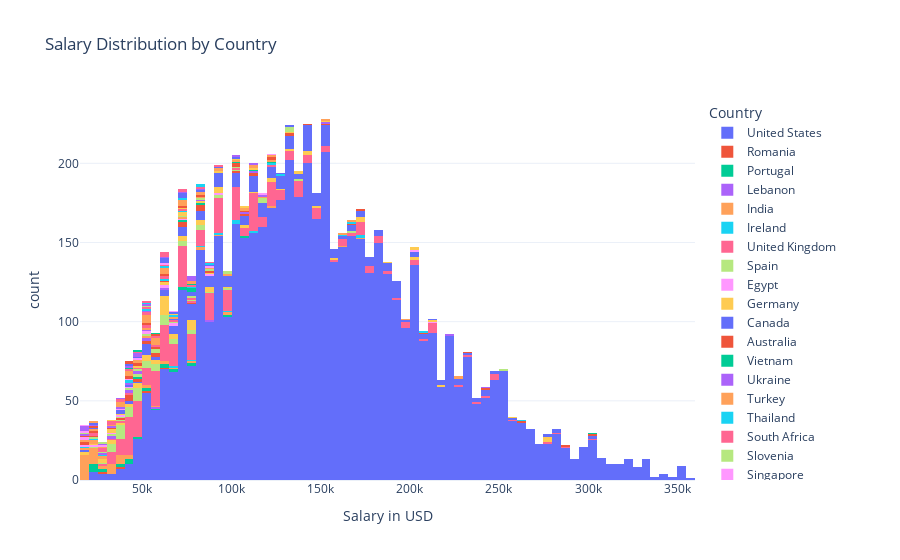

This figure's notebook cell:
### Markdown cell above
It seems we are dealing with a fine bell curve which means the nature of our graph is that of gaussian nature. Due to this we can use z-score technique to calculate what should be considered outliers.

### Code cell
import plotly.express as px

# Lets firstly remove the outliers in salary_in_usd as there are values quadruple that of the average salary
import z_score
dfOutliers = df.copy()
dfOutliers['salary_in_usd'] = z_score.calculateList(df['salary_in_usd'], drop=True)
# Here we use z-Score, a method Magnus made (ik alt behøves være lavet i fælleskab xd) to remove the outliers in the salary column

hist_fig = px.histogram(dfOutliers, x='salary_in_usd', color='company_location',
                        title='Salary Distribution by Country',
                        labels={'salary_in_usd': 'Salary in USD', 'company_location': 'Country'},
                        template='plotly_white')

hist_fig.show()

### Figure 1 — Plotly figure (JSON) as saved in the notebook; plotly's stock layout.template omitted (floating-point values rounded to 4 significant figures; data arrays with more than 128 entries replaced by an {"elided": "..."} marker saying what was removed)
{"data": [{"alignmentgroup": "True", "bingroup": "x", "hovertemplate": "Country=United States<br>Salary in USD=%{x}<br>count=%{y}<extra></extra>", "legendgroup": "United States", "marker": {"color": "#636efa", "pattern": {"shape": ""}}, "name": "United States", "offsetgroup": "United States", "orientation": "v", "showlegend": true, "type": "histogram", "x": {"elided": "5354 int values"}, "xaxis": "x", "yaxis": "y"}, {"alignmentgroup": "True", "bingroup": "x", "hovertemplate": "Country=Romania<br>Salary in USD=%{x}<br>count=%{y}<extra></extra>", "legendgroup": "Romania", "marker": {"color": "#EF553B", "pattern": {"shape": ""}}, "name": "Romania", "offsetgroup": "Romania", "orientation": "v", "showlegend": true, "type": "histogram", "x": [26000, 38868, 53984, 60000], "xaxis": "x", "yaxis": "y"}, {"alignmentgroup": "True", "bingroup": "x", "hovertemplate": "Country=Portugal<br>Salary in USD=%{x}<br>count=%{y}<extra></extra>", "legendgroup": "Portugal", "marker": {"color": "#00cc96", "pattern": {"shape": ""}}, "name": "Portugal", "offsetgroup": "Portugal", "orientation": "v", "showlegend": true, "type": "histogram", "x": [77777, 66666, 105000, 95000, 21593, 53984, 43187, 48585, 43187, 24940, 23753, 27000, 75577, 70179, 37788, 63040, 36773, 73546, 42026, 69344, 29944, 55685, 21013, 60757, 22809, 50180], "xaxis": "x", "yaxis": "y"}, {"alignmentgroup": "True", "bingroup": "x", "hovertemplate": "Country=Lebanon<br>Salary in USD=%{x}<br>count=%{y}<extra></extra>", "legendgroup": "Lebanon", "marker": {"color": "#ab63fa", "pattern": {"shape": ""}}, "name": "Lebanon", "offsetgroup": "Lebanon", "orientation": "v", "showlegend": true, "type": "histogram", "x": [85000, 58500], "xaxis": "x", "yaxis": "y"}, {"alignmentgroup": "True", "bingroup": "x", "hovertemplate": "Country=India<br>Salary in USD=%{x}<br>count=%{y}<extra></extra>", "legendgroup": "India", "marker": {"color": "#FFA15A", "pattern": {"shape": ""}}, "name": "India", "offsetgroup": "India", "orientation": "v", "showlegend": true, "type": "histogram", "x": [95000, 80000, 120000, 172700, 82900, 60207, 18000, 20673, 38915, 43779, 36483, 160000, 24322, 38915, 32834, 35000, 20673, 17025, 17025, 18241, 30000, 15809, 18160, 16417, 60805, 50000, 20984, 23000, 15897, 18314, 56723, 35610, 38154, 22892, 95386, 30523, 76309, 17805, 30523, 17805, 18053, 54094, 16904, 40570, 20000, 30428, 29751, 28399, 21637, 66265, 16904, 16228, 24342, 22611, 33808, 19609, 94665, 40481], "xaxis": "x", "yaxis": "y"}, {"alignmentgroup": "True", "bingroup": "x", "hovertemplate": "Country=Ireland<br>Salary in USD=%{x}<br>count=%{y}<extra></extra>", "legendgroup": "Ireland", "marker": {"color": "#19d3f3", "pattern": {"shape": ""}}, "name": "Ireland", "offsetgroup": "Ireland", "orientation": "v", "showlegend": true, "type": "histogram", "x": [100000, 94444, 75577, 171250, 113750, 97171, 80976, 102569, 172309, 68293], "xaxis": "x", "yaxis": "y"}, {"alignmentgroup": "True", "bingroup": "x", "hovertemplate": "Country=United Kingdom<br>Salary in USD=%{x}<br>count=%{y}<extra></extra>", "legendgroup": "United Kingdom", "marker": {"color": "#FF6692", "pattern": {"shape": ""}}, "name": "United Kingdom", "offsetgroup": "United Kingdom", "orientation": "v", "showlegend": true, "type": "histogram", "x": {"elided": "408 int values"}, "xaxis": "x", "yaxis": "y"}, {"alignmentgroup": "True", "bingroup": "x", "hovertemplate": "Country=Spain<br>Salary in USD=%{x}<br>count=%{y}<extra></extra>", "legendgroup": "Spain", "marker": {"color": "#B6E880", "pattern": {"shape": ""}}, "name": "Spain", "offsetgroup": "Spain", "orientation": "v", "showlegend": true, "type": "histogram", "x": [139777, 93222, 64781, 41027, 43187, 31310, 48585, 38868, 64781, 32811, 38868, 64781, 53444, 45150, 91773, 77737, 64311, 71259, 41027, 80976, 66940, 75038, 64781, 86374, 48585, 21593, 59382, 48585, 38868, 56143, 51824, 253750, 169200, 59382, 51824, 41027, 95000, 80000, 73546, 36773, 47280, 37824, 50432, 39925, 68293, 42026, 27317, 36773, 31520, 84053, 73546, 31520, 42026, 31520, 63040, 47280, 47282, 55000, 69741, 37825, 46809, 79833, 38776], "xaxis": "x", "yaxis": "y"}, {"alignmentgroup": "True", "bingroup": "x", "hovertemplate": "Country=Egypt<br>Salary in USD=%{x}<br>count=%{y}<extra></extra>", "legendgroup": "Egypt", "marker": {"color": "#FF97FF", "pattern": {"shape": ""}}, "name": "Egypt", "offsetgroup": "Egypt", "orientation": "v", "showlegend": true, "type": "histogram", "x": [212000, 93300, 22800], "xaxis": "x", "yaxis": "y"}, {"alignmentgroup": "True", "bingroup": "x", "hovertemplate": "Country=Germany<br>Salary in USD=%{x}<br>count=%{y}<extra></extra>", "legendgroup": "Germany", "marker": {"color": "#FECB52", "pattern": {"shape": ""}}, "name": "Germany", "offsetgroup": "Germany", "orientation": "v", "showlegend": true, "type": "histogram", "x": [212000, 93300, 16666, 60462, 275000, 121200, 95012, 42107, 35000, 64781, 107968, 90599, 64781, 77737, 113366, 204060, 140358, 59382, 48644, 204500, 142200, 120000, 275000, 174000, 70179, 43187, 60462, 124163, 215936, 72338, 64781, 107968, 86374, 275000, 174000, 26992, 73546, 60938, 64090, 60938, 66192, 33000, 34672, 75648, 126080, 84053, 50000, 50432, 60938, 65666, 84053, 52533, 55475, 155499, 84053, 130026, 63831, 79197, 76833, 94564, 85000, 76833, 65013, 25532, 63831, 141846, 24823, 90734, 88654, 173762, 47899, 49268, 54742, 59303, 15966, 79833, 62726, 148261], "xaxis": "x", "yaxis": "y"}, {"alignmentgroup": "True", "bingroup": "x", "hovertemplate": "Country=Canada<br>Salary in USD=%{x}<br>count=%{y}<extra></extra>", "legendgroup": "Canada", "marker": {"color": "#636efa", "pattern": {"shape": ""}}, "name": "Canada", "offsetgroup": "Canada", "orientation": "v", "showlegend": true, "type": "histogram", "x": {"elided": "243 int values"}, "xaxis": "x", "yaxis": "y"}, {"alignmentgroup": "True", "bingroup": "x", "hovertemplate": "Country=Australia<br>Salary in USD=%{x}<br>count=%{y}<extra></extra>", "legendgroup": "Australia", "marker": {"color": "#EF553B", "pattern": {"shape": ""}}, "name": "Australia", "offsetgroup": "Australia", "orientation": "v", "showlegend": true, "type": "histogram", "x": [133000, 58300, 74276, 70230, 242000, 106200, 47238, 42030, 113563, 102927, 114979, 287500, 207500, 81838, 165000, 142500, 300000, 260000, 70000, 50000, 40000, 40000, 171000, 83171, 45050, 53368, 133766, 83864, 83171, 150000, 75050, 42028], "xaxis": "x", "yaxis": "y"}, {"alignmentgroup": "True", "bingroup": "x", "hovertemplate": "Country=Vietnam<br>Salary in USD=%{x}<br>count=%{y}<extra></extra>", "legendgroup": "Vietnam", "marker": {"color": "#00cc96", "pattern": {"shape": ""}}, "name": "Vietnam", "offsetgroup": "Vietnam", "orientation": "v", "showlegend": true, "type": "histogram", "x": [84000, 48000, 72000], "xaxis": "x", "yaxis": "y"}, {"alignmentgroup": "True", "bingroup": "x", "hovertemplate": "Country=Ukraine<br>Salary in USD=%{x}<br>count=%{y}<extra></extra>", "legendgroup": "Ukraine", "marker": {"color": "#ab63fa", "pattern": {"shape": ""}}, "name": "Ukraine", "offsetgroup": "Ukraine", "orientation": "v", "showlegend": true, "type": "histogram", "x": [50000, 240000, 220000, 50000, 108000, 60000], "xaxis": "x", "yaxis": "y"}, {"alignmentgroup": "True", "bingroup": "x", "hovertemplate": "Country=Turkey<br>Salary in USD=%{x}<br>count=%{y}<extra></extra>", "legendgroup": "Turkey", "marker": {"color": "#FFA15A", "pattern": {"shape": ""}}, "name": "Turkey", "offsetgroup": "Turkey", "orientation": "v", "showlegend": true, "type": "histogram", "x": [18381, 20000, 25000, 20171, 28016], "xaxis": "x", "yaxis": "y"}, {"alignmentgroup": "True", "bingroup": "x", "hovertemplate": "Country=Thailand<br>Salary in USD=%{x}<br>count=%{y}<extra></extra>", "legendgroup": "Thailand", "marker": {"color": "#19d3f3", "pattern": {"shape": ""}}, "name": "Thailand", "offsetgroup": "Thailand", "orientation": "v", "showlegend": true, "type": "histogram", "x": [29301, 24613, 15000], "xaxis": "x", "yaxis": "y"}, {"alignmentgroup": "True", "bingroup": "x", "hovertemplate": "Country=South Africa<br>Salary in USD=%{x}<br>count=%{y}<extra></extra>", "legendgroup": "South Africa", "marker": {"color": "#FF6692", "pattern": {"shape": ""}}, "name": "South Africa", "offsetgroup": "South Africa", "orientation": "v", "showlegend": true, "type": "histogram", "x": [40581, 38629, 124935, 76050, 34482], "xaxis": "x", "yaxis": "y"}, {"alignmentgroup": "True", "bingroup": "x", "hovertemplate": "Country=Slovenia<br>Salary in USD=%{x}<br>count=%{y}<extra></extra>", "legendgroup": "Slovenia", "marker": {"color": "#B6E880", "pattern": {"shape": ""}}, "name": "Slovenia", "offsetgroup": "Slovenia", "orientation": "v", "showlegend": true, "type": "histogram", "x": [46426, 38868, 75577, 48585, 102839, 24823], "xaxis": "x", "yaxis": "y"}, {"alignmentgroup": "True", "bingroup": "x", "hovertemplate": "Country=Singapore<br>Salary in USD=%{x}<br>count=%{y}<extra></extra>", "legendgroup": "Singapore", "marker": {"color": "#FF97FF", "pattern": {"shape": ""}}, "name": "Singapore", "offsetgroup": "Singapore", "orientation": "v", "showlegend": true, "type": "histogram", "x": [74883, 17511, 65257, 66970, 89294], "xaxis": "x", "yaxis": "y"}, {"alignmentgroup": "True", "bingroup": "x", "hovertemplate": "Country=Sweden<br>Salary in USD=%{x}<br>count=%{y}<extra></extra>", "legendgroup": "Sweden", "marker": {"color": "#FECB52", "pattern": {"shape": ""}}, "name": "Sweden", "offsetgroup": "Sweden", "orientation": "v", "showlegend": true, "type": "histogram", "x": [86374, 80000, 130000], "xaxis": "x", "yaxis": "y"}, {"alignmentgroup": "True", "bingroup": "x", "hovertemplate": "Country=Saudi Arabia<br>Salary in USD=%{x}<br>count=%{y}<extra></extra>", "legendgroup": "Saudi Arabia", "marker": {"color": "#636efa", "pattern": {"shape": ""}}, "name": "Saudi Arabia", "offsetgroup": "Saudi Arabia", "orientation": "v", "showlegend": true, "type": "histogram", "x": [90000, 179998], "xaxis": "x", "yaxis": "y"}, {"alignmentgroup": "True", "bingroup": "x", "hovertemplate": "Country=Russia<br>Salary in USD=%{x}<br>count=%{y}<extra></extra>", "legendgroup": "Russia", "marker": {"color": "#EF553B", "pattern": {"shape": ""}}, "name": "Russia", "offsetgroup": "Russia", "orientation": "v", "showlegend": true, "type": "histogram", "x": [17000, 36000, 57000, 16455, 106000, 85000, 230000], "xaxis": "x", "yaxis": "y"}, {"alignmentgroup": "True", "bingroup": "x", "hovertemplate": "Country=Qatar<br>Salary in USD=%{x}<br>count=%{y}<extra></extra>", "legendgroup": "Qatar", "marker": {"color": "#00cc96", "pattern": {"shape": ""}}, "name": "Qatar", "offsetgroup": "Qatar", "orientation": "v", "showlegend": true, "type": "histogram", "x": [300000], "xaxis": "x", "yaxis": "y"}, {"alignmentgroup": "True", "bingroup": "x", "hovertemplate": "Country=Poland<br>Salary in USD=%{x}<br>count=%{y}<extra></extra>", "legendgroup": "Poland", "marker": {"color": "#ab63fa", "pattern": {"shape": ""}}, "name": "Poland", "offsetgroup": "Poland", "orientation": "v", "showlegend": true, "type": "histogram", "x": [110000, 80000, 43187, 34924, 46565, 44365, 33609, 153667, 28476, 46597], "xaxis": "x", "yaxis": "y"}, {"alignmentgroup": "True", "bingroup": "x", "hovertemplate": "Country=Philippines<br>Salary in USD=%{x}<br>count=%{y}<extra></extra>", "legendgroup": "Philippines", "marker": {"color": "#FFA15A", "pattern": {"shape": ""}}, "name": "Philippines", "offsetgroup": "Philippines", "orientation": "v", "showlegend": true, "type": "histogram", "x": [95000, 70000, 15680, 50000], "xaxis": "x", "yaxis": "y"}, {"alignmentgroup": "True", "bingroup": "x", "hovertemplate": "Country=New Zealand<br>Salary in USD=%{x}<br>count=%{y}<extra></extra>", "legendgroup": "New Zealand", "marker": {"color": "#19d3f3", "pattern": {"shape": ""}}, "name": "New Zealand", "offsetgroup": "New Zealand", "orientation": "v", "showlegend": true, "type": "histogram", "x": [205670, 124233, 125000], "xaxis": "x", "yaxis": "y"}, {"alignmentgroup": "True", "bingroup": "x", "hovertemplate": "Country=Norway<br>Salary in USD=%{x}<br>count=%{y}<extra></extra>", "legendgroup": "Norway", "marker": {"color": "#FF6692", "pattern": {"shape": ""}}, "name": "Norway", "offsetgroup": "Norway", "orientation": "v", "showlegend": true, "type": "histogram", "x": [100416, 76508], "xaxis": "x", "yaxis": "y"}, {"alignmentgroup": "True", "bingroup": "x", "hovertemplate": "Country=Netherlands<br>Salary in USD=%{x}<br>count=%{y}<extra></extra>", "legendgroup": "Netherlands", "marker": {"color": "#B6E880", "pattern": {"shape": ""}}, "name": "Netherlands", "offsetgroup": "Netherlands", "orientation": "v", "showlegend": true, "type": "histogram", "x": [57223, 25000, 37573, 75577, 134960, 131721, 32390, 97171, 100000, 97712, 59888, 133000, 73546, 54634, 115573, 89306, 84053, 59888, 69741, 45391, 42000], "xaxis": "x", "yaxis": "y"}, {"alignmentgroup": "True", "bingroup": "x", "hovertemplate": "Country=Nigeria<br>Salary in USD=%{x}<br>count=%{y}<extra></extra>", "legendgroup": "Nigeria", "marker": {"color": "#FF97FF", "pattern": {"shape": ""}}, "name": "Nigeria", "offsetgroup": "Nigeria", "orientation": "v", "showlegend": true, "type": "histogram", "x": [18000, 40000, 36000, 50000, 30000, 200000, 60000, 50000, 60000], "xaxis": "x", "yaxis": "y"}, {"alignmentgroup": "True", "bingroup": "x", "hovertemplate": "Country=Mexico<br>Salary in USD=%{x}<br>count=%{y}<extra></extra>", "legendgroup": "Mexico", "marker": {"color": "#FECB52", "pattern": {"shape": ""}}, "name": "Mexico", "offsetgroup": "Mexico", "orientation": "v", "showlegend": true, "type": "histogram", "x": [72000, 72000, 60000, 150000, 90000, 36000, 255000, 185000, 30000, 60000, 33511], "xaxis": "x", "yaxis": "y"}, {"alignmentgroup": "True", "bingroup": "x", "hovertemplate": "Country=Latvia<br>Salary in USD=%{x}<br>count=%{y}<extra></extra>", "legendgroup": "Latvia", "marker": {"color": "#636efa", "pattern": {"shape": ""}}, "name": "Latvia", "offsetgroup": "Latvia", "orientation": "v", "showlegend": true, "type": "histogram", "x": [78125, 40423, 77737, 38868, 77737, 38868], "xaxis": "x", "yaxis": "y"}, {"alignmentgroup": "True", "bingroup": "x", "hovertemplate": "Country=Luxembourg<br>Salary in USD=%{x}<br>count=%{y}<extra></extra>", "legendgroup": "Luxembourg", "marker": {"color": "#EF553B", "pattern": {"shape": ""}}, "name": "Luxembourg", "offsetgroup": "Luxembourg", "orientation": "v", "showlegend": true, "type": "histogram", "x": [21000, 59102, 62726], "xaxis": "x", "yaxis": "y"}, {"alignmentgroup": "True", "bingroup": "x", "hovertemplate": "Country=Lithuania<br>Salary in USD=%{x}<br>count=%{y}<extra></extra>", "legendgroup": "Lithuania", "marker": {"color": "#00cc96", "pattern": {"shape": ""}}, "name": "Lithuania", "offsetgroup": "Lithuania", "orientation": "v", "showlegend": true, "type": "histogram", "x": [121788, 79032, 110446, 79178], "xaxis": "x", "yaxis": "y"}, {"alignmentgroup": "True", "bingroup": "x", "hovertemplate": "Country=South Korea<br>Salary in USD=%{x}<br>count=%{y}<extra></extra>", "legendgroup": "South Korea", "marker": {"color": "#ab63fa", "pattern": {"shape": ""}}, "name": "South Korea", "offsetgroup": "South Korea", "orientation": "v", "showlegend": true, "type": "histogram", "x": [54000, 40000], "xaxis": "x", "yaxis": "y"}, {"alignmentgroup": "True", "bingroup": "x", "hovertemplate": "Country=Kenya<br>Salary in USD=%{x}<br>count=%{y}<extra></extra>", "legendgroup": "Kenya", "marker": {"color": "#FFA15A", "pattern": {"shape": ""}}, "name": "Kenya", "offsetgroup": "Kenya", "orientation": "v", "showlegend": true, "type": "histogram", "x": [50000, 80000], "xaxis": "x", "yaxis": "y"}, {"alignmentgroup": "True", "bingroup": "x", "hovertemplate": "Country=Japan<br>Salary in USD=%{x}<br>count=%{y}<extra></extra>", "legendgroup": "Japan", "marker": {"color": "#19d3f3", "pattern": {"shape": ""}}, "name": "Japan", "offsetgroup": "Japan", "orientation": "v", "showlegend": true, "type": "histogram", "x": [160000, 41809, 77364, 63711, 74000, 168000, 260000, 41689], "xaxis": "x", "yaxis": "y"}, {"alignmentgroup": "True", "bingroup": "x", "hovertemplate": "Country=Italy<br>Salary in USD=%{x}<br>count=%{y}<extra></extra>", "legendgroup": "Italy", "marker": {"color": "#FF6692", "pattern": {"shape": ""}}, "name": "Italy", "offsetgroup": "Italy", "orientation": "v", "showlegend": true, "type": "histogram", "x": [53984, 29691, 25912, 56359, 47799, 75577, 62433, 71475, 61541, 24165, 68293, 51064, 21669], "xaxis": "x", "yaxis": "y"}, {"alignmentgroup": "True", "bingroup": "x", "hovertemplate": "Country=Israel<br>Salary in USD=%{x}<br>count=%{y}<extra></extra>", "legendgroup": "Israel", "marker": {"color": "#B6E880", "pattern": {"shape": ""}}, "name": "Israel", "offsetgroup": "Israel", "orientation": "v", "showlegend": true, "type": "histogram", "x": [115000, null, 119059], "xaxis": "x", "yaxis": "y"}, {"alignmentgroup": "True", "bingroup": "x", "hovertemplate": "Country=Hungary<br>Salary in USD=%{x}<br>count=%{y}<extra></extra>", "legendgroup": "Hungary", "marker": {"color": "#FF97FF", "pattern": {"shape": ""}}, "name": "Hungary", "offsetgroup": "Hungary", "orientation": "v", "showlegend": true, "type": "histogram", "x": [43000, 17684, 35735], "xaxis": "x", "yaxis": "y"}, {"alignmentgroup": "True", "bingroup": "x", "hovertemplate": "Country=Croatia<br>Salary in USD=%{x}<br>count=%{y}<extra></extra>", "legendgroup": "Croatia", "marker": {"color": "#FECB52", "pattern": {"shape": ""}}, "name": "Croatia", "offsetgroup": "Croatia", "orientation": "v", "showlegend": true, "type": "histogram", "x": [110736, 73824, 45618], "xaxis": "x", "yaxis": "y"}, {"alignmentgroup": "True", "bingroup": "x", "hovertemplate": "Country=Hong Kong<br>Salary in USD=%{x}<br>count=%{y}<extra></extra>", "legendgroup": "Hong Kong", "marker": {"color": "#636efa", "pattern": {"shape": ""}}, "name": "Hong Kong", "offsetgroup": "Hong Kong", "orientation": "v", "showlegend": true, "type": "histogram", "x": [65058], "xaxis": "x", "yaxis": "y"}, {"alignmentgroup": "True", "bingroup": "x", "hovertemplate": "Country=Greece<br>Salary in USD=%{x}<br>count=%{y}<extra></extra>", "legendgroup": "Greece", "marker": {"color": "#EF553B", "pattern": {"shape": ""}}, "name": "Greece", "offsetgroup": "Greece", "orientation": "v", "showlegend": true, "type": "histogram", "x": [19434, 84053, 73546, 52533, 42026, 31520, 63040, 47280, 20000, 40189, 47899], "xaxis": "x", "yaxis": "y"}, {"alignmentgroup": "True", "bingroup": "x", "hovertemplate": "Country=Gibraltar<br>Salary in USD=%{x}<br>count=%{y}<extra></extra>", "legendgroup": "Gibraltar", "marker": {"color": "#00cc96", "pattern": {"shape": ""}}, "name": "Gibraltar", "offsetgroup": "Gibraltar", "orientation": "v", "showlegend": true, "type": "histogram", "x": [79976], "xaxis": "x", "yaxis": "y"}, {"alignmentgroup": "True", "bingroup": "x", "hovertemplate": "Country=Ghana<br>Salary in USD=%{x}<br>count=%{y}<extra></extra>", "legendgroup": "Ghana", "marker": {"color": "#ab63fa", "pattern": {"shape": ""}}, "name": "Ghana", "offsetgroup": "Ghana", "orientation": "v", "showlegend": true, "type": "histogram", "x": [36000, 15000, 30000], "xaxis": "x", "yaxis": "y"}, {"alignmentgroup": "True", "bingroup": "x", "hovertemplate": "Country=France<br>Salary in USD=%{x}<br>count=%{y}<extra></extra>", "legendgroup": "France", "marker": {"color": "#FFA15A", "pattern": {"shape": ""}}, "name": "France", "offsetgroup": "France", "orientation": "v", "showlegend": true, "type": "histogram", "x": [161952, 57223, 51824, 80976, 120000, 110000, 90000, 32390, 70000, 40000, 70179, 64781, 225000, 199000, 225000, 168000, 53984, 64781, 40000, 107968, 75577, 84053, 94560, 52533, 58837, 63040, 115573, 73546, 105066, 39925, 57786, 110000, 28368, 89306, 65141, 20000, 49646, 62649, 59102, 53192, 36643, 77684, 56738, 152000, 46759, 70139, 51321, 39916, 42197], "xaxis": "x", "yaxis": "y"}, {"alignmentgroup": "True", "bingroup": "x", "hovertemplate": "Country=Finland<br>Salary in USD=%{x}<br>count=%{y}<extra></extra>", "legendgroup": "Finland", "marker": {"color": "#19d3f3", "pattern": {"shape": ""}}, "name": "Finland", "offsetgroup": "Finland", "orientation": "v", "showlegend": true, "type": "histogram", "x": [67635, 74883, 63040], "xaxis": "x", "yaxis": "y"}, {"alignmentgroup": "True", "bingroup": "x", "hovertemplate": "Country=Estonia<br>Salary in USD=%{x}<br>count=%{y}<extra></extra>", "legendgroup": "Estonia", "marker": {"color": "#FF6692", "pattern": {"shape": ""}}, "name": "Estonia", "offsetgroup": "Estonia", "orientation": "v", "showlegend": true, "type": "histogram", "x": [53120, 33686, 38868, 53120, 38868, 57007, 44051, 63701, 31520], "xaxis": "x", "yaxis": "y"}, {"alignmentgroup": "True", "bingroup": "x", "hovertemplate": "Country=Ecuador<br>Salary in USD=%{x}<br>count=%{y}<extra></extra>", "legendgroup": "Ecuador", "marker": {"color": "#B6E880", "pattern": {"shape": ""}}, "name": "Ecuador", "offsetgroup": "Ecuador", "orientation": "v", "showlegend": true, "type": "histogram", "x": [16000], "xaxis": "x", "yaxis": "y"}, {"alignmentgroup": "True", "bingroup": "x", "hovertemplate": "Country=Denmark<br>Salary in USD=%{x}<br>count=%{y}<extra></extra>", "legendgroup": "Denmark", "marker": {"color": "#FF97FF", "pattern": {"shape": ""}}, "name": "Denmark", "offsetgroup": "Denmark", "orientation": "v", "showlegend": true, "type": "histogram", "x": [64781, 19073, 88654, 28609, 45896], "xaxis": "x", "yaxis": "y"}, {"alignmentgroup": "True", "bingroup": "x", "hovertemplate": "Country=Czech Republic<br>Salary in USD=%{x}<br>count=%{y}<extra></extra>", "legendgroup": "Czech Republic", "marker": {"color": "#FECB52", "pattern": {"shape": ""}}, "name": "Czech Republic", "offsetgroup": "Czech Republic", "orientation": "v", "showlegend": true, "type": "histogram", "x": [107968, 30469, 69999], "xaxis": "x", "yaxis": "y"}, {"alignmentgroup": "True", "bingroup": "x", "hovertemplate": "Country=Colombia<br>Salary in USD=%{x}<br>count=%{y}<extra></extra>", "legendgroup": "Colombia", "marker": {"color": "#636efa", "pattern": {"shape": ""}}, "name": "Colombia", "offsetgroup": "Colombia", "orientation": "v", "showlegend": true, "type": "histogram", "x": [90000, 70000, 131000, 88000, 72000, 60000, 84000, 60000, 72000, 60000, 65000, 48000, 125000, 21844], "xaxis": "x", "yaxis": "y"}, {"alignmentgroup": "True", "bingroup": "x", "hovertemplate": "Country=Switzerland<br>Salary in USD=%{x}<br>count=%{y}<extra></extra>", "legendgroup": "Switzerland", "marker": {"color": "#EF553B", "pattern": {"shape": ""}}, "name": "Switzerland", "offsetgroup": "Switzerland", "orientation": "v", "showlegend": true, "type": "histogram", "x": [24322, 104024, 122638, 56536, 104697, 120402], "xaxis": "x", "yaxis": "y"}, {"alignmentgroup": "True", "bingroup": "x", "hovertemplate": "Country=Central African Republic<br>Salary in USD=%{x}<br>count=%{y}<extra></extra>", "legendgroup": "Central African Republic", "marker": {"color": "#00cc96", "pattern": {"shape": ""}}, "name": "Central African Republic", "offsetgroup": "Central African Republic", "orientation": "v", "showlegend": true, "type": "histogram", "x": [55368, 43064], "xaxis": "x", "yaxis": "y"}, {"alignmentgroup": "True", "bingroup": "x", "hovertemplate": "Country=Brazil<br>Salary in USD=%{x}<br>count=%{y}<extra></extra>", "legendgroup": "Brazil", "marker": {"color": "#ab63fa", "pattern": {"shape": ""}}, "name": "Brazil", "offsetgroup": "Brazil", "orientation": "v", "showlegend": true, "type": "histogram", "x": [27568, 72000, 60000, 115000, 110000, 38290, 19910, 78000, 48000, 78000, 42000, 78000, 48000, 84000, 54000, 24000, 18907], "xaxis": "x", "yaxis": "y"}, {"alignmentgroup": "True", "bingroup": "x", "hovertemplate": "Country=Bosnia and Herzegovina<br>Salary in USD=%{x}<br>count=%{y}<extra></extra>", "legendgroup": "Bosnia and Herzegovina", "marker": {"color": "#FFA15A", "pattern": {"shape": ""}}, "name": "Bosnia and Herzegovina", "offsetgroup": "Bosnia and Herzegovina", "orientation": "v", "showlegend": true, "type": "histogram", "x": [120000], "xaxis": "x", "yaxis": "y"}, {"alignmentgroup": "True", "bingroup": "x", "hovertemplate": "Country=Armenia<br>Salary in USD=%{x}<br>count=%{y}<extra></extra>", "legendgroup": "Armenia", "marker": {"color": "#19d3f3", "pattern": {"shape": ""}}, "name": "Armenia", "offsetgroup": "Armenia", "orientation": "v", "showlegend": true, "type": "histogram", "x": [50000], "xaxis": "x", "yaxis": "y"}, {"alignmentgroup": "True", "bingroup": "x", "hovertemplate": "Country=Argentina<br>Salary in USD=%{x}<br>count=%{y}<extra></extra>", "legendgroup": "Argentina", "marker": {"color": "#FF6692", "pattern": {"shape": ""}}, "name": "Argentina", "offsetgroup": "Argentina", "orientation": "v", "showlegend": true, "type": "histogram", "x": [72000, 48000, 80000, 60000, 50000], "xaxis": "x", "yaxis": "y"}, {"alignmentgroup": "True", "bingroup": "x", "hovertemplate": "Country=Andorra<br>Salary in USD=%{x}<br>count=%{y}<extra></extra>", "legendgroup": "Andorra", "marker": {"color": "#B6E880", "pattern": {"shape": ""}}, "name": "Andorra", "offsetgroup": "Andorra", "orientation": "v", "showlegend": true, "type": "histogram", "x": [50745], "xaxis": "x", "yaxis": "y"}, {"alignmentgroup": "True", "bingroup": "x", "hovertemplate": "Country=United Arab Emirates<br>Salary in USD=%{x}<br>count=%{y}<extra></extra>", "legendgroup": "United Arab Emirates", "marker": {"color": "#FF97FF", "pattern": {"shape": ""}}, "name": "United Arab Emirates", "offsetgroup": "United Arab Emirates", "orientation": "v", "showlegend": true, "type": "histogram", "x": [120000, 65000, 115000], "xaxis": "x", "yaxis": "y"}, {"alignmentgroup": "True", "bingroup": "x", "hovertemplate": "Country=Puerto Rico<br>Salary in USD=%{x}<br>count=%{y}<extra></extra>", "legendgroup": "Puerto Rico", "marker": {"color": "#FECB52", "pattern": {"shape": ""}}, "name": "Puerto Rico", "offsetgroup": "Puerto Rico", "orientation": "v", "showlegend": true, "type": "histogram", "x": [200000, 135000, 200000, 135000], "xaxis": "x", "yaxis": "y"}, {"alignmentgroup": "True", "bingroup": "x", "hovertemplate": "Country=Pakistan<br>Salary in USD=%{x}<br>count=%{y}<extra></extra>", "legendgroup": "Pakistan", "marker": {"color": "#636efa", "pattern": {"shape": ""}}, "name": "Pakistan", "offsetgroup": "Pakistan", "orientation": "v", "showlegend": true, "type": "histogram", "x": [40000, 20000], "xaxis": "x", "yaxis": "y"}, {"alignmentgroup": "True", "bingroup": "x", "hovertemplate": "Country=Malaysia<br>Salary in USD=%{x}<br>count=%{y}<extra></extra>", "legendgroup": "Malaysia", "marker": {"color": "#EF553B", "pattern": {"shape": ""}}, "name": "Malaysia", "offsetgroup": "Malaysia", "orientation": "v", "showlegend": true, "type": "histogram", "x": [40000], "xaxis": "x", "yaxis": "y"}, {"alignmentgroup": "True", "bingroup": "x", "hovertemplate": "Country=Iran<br>Salary in USD=%{x}<br>count=%{y}<extra></extra>", "legendgroup": "Iran", "marker": {"color": "#00cc96", "pattern": {"shape": ""}}, "name": "Iran", "offsetgroup": "Iran", "orientation": "v", "showlegend": true, "type": "histogram", "x": [100000], "xaxis": "x", "yaxis": "y"}, {"alignmentgroup": "True", "bingroup": "x", "hovertemplate": "Country=Indonesia<br>Salary in USD=%{x}<br>count=%{y}<extra></extra>", "legendgroup": "Indonesia", "marker": {"color": "#ab63fa", "pattern": {"shape": ""}}, "name": "Indonesia", "offsetgroup": "Indonesia", "orientation": "v", "showlegend": true, "type": "histogram", "x": [53416, 15000], "xaxis": "x", "yaxis": "y"}, {"alignmentgroup": "True", "bingroup": "x", "hovertemplate": "Country=Algeria<br>Salary in USD=%{x}<br>count=%{y}<extra></extra>", "legendgroup": "Algeria", "marker": {"color": "#FFA15A", "pattern": {"shape": ""}}, "name": "Algeria", "offsetgroup": "Algeria", "orientation": "v", "showlegend": true, "type": "histogram", "x": [100000], "xaxis": "x", "yaxis": "y"}, {"alignmentgroup": "True", "bingroup": "x", "hovertemplate": "Country=Belgium<br>Salary in USD=%{x}<br>count=%{y}<extra></extra>", "legendgroup": "Belgium", "marker": {"color": "#19d3f3", "pattern": {"shape": ""}}, "name": "Belgium", "offsetgroup": "Belgium", "orientation": "v", "showlegend": true, "type": "histogram", "x": [84053, 52008, 82744, 88654], "xaxis": "x", "yaxis": "y"}, {"alignmentgroup": "True", "bingroup": "x", "hovertemplate": "Country=Austria<br>Salary in USD=%{x}<br>count=%{y}<extra></extra>", "legendgroup": "Austria", "marker": {"color": "#FF6692", "pattern": {"shape": ""}}, "name": "Austria", "offsetgroup": "Austria", "orientation": "v", "showlegend": true, "type": "histogram", "x": [89306, 50000, 61989, 61467, 74130, 91237], "xaxis": "x", "yaxis": "y"}, {"alignmentgroup": "True", "bingroup": "x", "hovertemplate": "Country=Malta<br>Salary in USD=%{x}<br>count=%{y}<extra></extra>", "legendgroup": "Malta", "marker": {"color": "#B6E880", "pattern": {"shape": ""}}, "name": "Malta", "offsetgroup": "Malta", "orientation": "v", "showlegend": true, "type": "histogram", "x": [28369], "xaxis": "x", "yaxis": "y"}, {"alignmentgroup": "True", "bingroup": "x", "hovertemplate": "Country=Moldova<br>Salary in USD=%{x}<br>count=%{y}<extra></extra>", "legendgroup": "Moldova", "marker": {"color": "#FF97FF", "pattern": {"shape": ""}}, "name": "Moldova", "offsetgroup": "Moldova", "orientation": "v", "showlegend": true, "type": "histogram", "x": [18000], "xaxis": "x", "yaxis": "y"}, {"alignmentgroup": "True", "bingroup": "x", "hovertemplate": "Country=Iraq<br>Salary in USD=%{x}<br>count=%{y}<extra></extra>", "legendgroup": "Iraq", "marker": {"color": "#FECB52", "pattern": {"shape": ""}}, "name": "Iraq", "offsetgroup": "Iraq", "orientation": "v", "showlegend": true, "type": "histogram", "x": [100000], "xaxis": "x", "yaxis": "y"}, {"alignmentgroup": "True", "bingroup": "x", "hovertemplate": "Country=China<br>Salary in USD=%{x}<br>count=%{y}<extra></extra>", "legendgroup": "China", "marker": {"color": "#636efa", "pattern": {"shape": ""}}, "name": "China", "offsetgroup": "China", "orientation": "v", "showlegend": true, "type": "histogram", "x": [100000], "xaxis": "x", "yaxis": "y"}, {"alignmentgroup": "True", "bingroup": "x", "hovertemplate": "Country=Chile<br>Salary in USD=%{x}<br>count=%{y}<extra></extra>", "legendgroup": "Chile", "marker": {"color": "#EF553B", "pattern": {"shape": ""}}, "name": "Chile", "offsetgroup": "Chile", "orientation": "v", "showlegend": true, "type": "histogram", "x": [40038], "xaxis": "x", "yaxis": "y"}, {"alignmentgroup": "True", "bingroup": "x", "hovertemplate": "Country=Bahamas<br>Salary in USD=%{x}<br>count=%{y}<extra></extra>", "legendgroup": "Bahamas", "marker": {"color": "#00cc96", "pattern": {"shape": ""}}, "name": "Bahamas", "offsetgroup": "Bahamas", "orientation": "v", "showlegend": true, "type": "histogram", "x": [45555], "xaxis": "x", "yaxis": "y"}, {"alignmentgroup": "True", "bingroup": "x", "hovertemplate": "Country=Mauritius<br>Salary in USD=%{x}<br>count=%{y}<extra></extra>", "legendgroup": "Mauritius", "marker": {"color": "#ab63fa", "pattern": {"shape": ""}}, "name": "Mauritius", "offsetgroup": "Mauritius", "orientation": "v", "showlegend": true, "type": "histogram", "x": [100000], "xaxis": "x", "yaxis": "y"}, {"alignmentgroup": "True", "bingroup": "x", "hovertemplate": "Country=Honduras<br>Salary in USD=%{x}<br>count=%{y}<extra></extra>", "legendgroup": "Honduras", "marker": {"color": "#FFA15A", "pattern": {"shape": ""}}, "name": "Honduras", "offsetgroup": "Honduras", "orientation": "v", "showlegend": true, "type": "histogram", "x": [20000], "xaxis": "x", "yaxis": "y"}], "layout": {"barmode": "relative", "legend": {"title": {"text": "Country"}, "tracegroupgap": 0}, "title": {"text": "Salary Distribution by Country"}, "xaxis": {"anchor": "y", "domain": [0, 1], "title": {"text": "Salary in USD"}}, "yaxis": {"anchor": "x", "domain": [0, 1], "title": {"text": "count"}}}}
